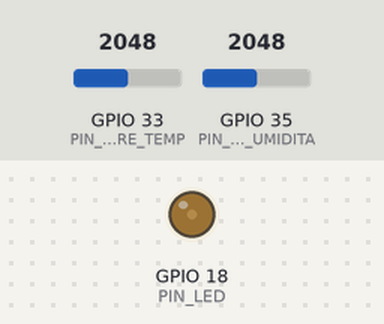
Simulated run of this sketch. Board: ESP32. Parts: output pins drawn as LEDs (lit = HIGH). The test bench sets the inputs (shaded band); at power-on: GPIO 35 (PIN_SENSORE_UMIDITA) = 2048, GPIO 33 (PIN_SENSORE_TEMP) = 2048 (analog values on the 0–4095 scale). Nothing arrives over Bluetooth unless stated; what the sketch prints to the serial monitor is not drawn.

Above: at 1.2 s.
1.3 s: GPIO 35 (PIN_SENSORE_UMIDITA) set to 1228
4.3 s: GPIO 35 (PIN_SENSORE_UMIDITA) set to 2866
7.3 s: GPIO 35 (PIN_SENSORE_UMIDITA) set to 3603
Timing chart, 0 to 11.0 s (numbered marks = the images above; inputs shaded):
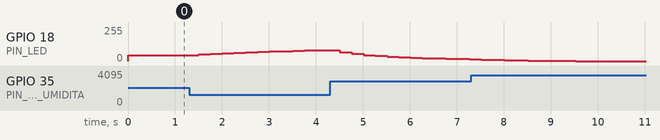

The sketch:

Cod_Finale_Arduino.ino
```cpp
#include <Arduino.h>
#include <math.h>
#include "BluetoothSerial.h"

BluetoothSerial SerialBT;

// =======================
// PIN E HARDWARE
// =======================
const int PIN_SENSORE_UMIDITA = 35; // ADC1
const int PIN_SENSORE_TEMP   = 33; // ADC1
const int PIN_LED            = 18;

// =======================
// PWM LED
// =======================
const int PWM_CHANNEL = 0;
const int PWM_FREQ    = 5000;
const int PWM_RES     = 8;
const float LED_GAIN  = 0.35f;

// =======================
// UMIDITÀ (CALIBRAZIONE)
// =======================
const int UMID_SECCO   = 3600;
const int UMID_BAGNATO = 1400;

// =======================
// INTERVALLO INVIO DATI (secondi)
// modificabile da Python via Bluetooth
// =======================
volatile int Xs = 1;

// =======================
// VARIABILI CONDIVISE
// =======================
volatile float temperatura_globale = NAN;
volatile int   umidita_globale     = 0;

// =======================
// TASK HANDLE
// =======================
TaskHandle_t TaskCore0;
TaskHandle_t TaskCore1;

// =======================
// CORE 0 – SENSORI + LED
// =======================
void aggiornaUmidita() {
    static float adc_filtrato = 0.0f;
    const float ALPHA = 0.15f;

    int adc = analogRead(PIN_SENSORE_UMIDITA);
    adc = constrain(adc, UMID_BAGNATO, UMID_SECCO);

    if (adc_filtrato == 0.0f)
        adc_filtrato = adc;
    else
        adc_filtrato = ALPHA * adc + (1.0f - ALPHA) * adc_filtrato;

    float percent = 100.0f * (UMID_SECCO - adc_filtrato) /
                    (UMID_SECCO - UMID_BAGNATO);

    percent = constrain(percent, 0.0f, 100.0f);
    umidita_globale = (int)(percent + 0.5f);

    // ----- LED PWM -----
    float percent_led = percent * percent / 100.0f;
    int pwm_val = (int)(255.0f * percent_led / 100.0f * LED_GAIN);
    pwm_val = constrain(pwm_val, 0, 255);
    ledcWrite(PWM_CHANNEL, pwm_val);

    Serial.printf(
        "[CORE0][UMID] ADC=%d | %%=%d | PWM=%d\n",
        adc, umidita_globale, pwm_val
    );
}

void aggiornaTemperatura() {
    int adc = analogRead(PIN_SENSORE_TEMP);

    if (adc < 5) {
        temperatura_globale = NAN;
        return;
    }

    double voltage = (double)adc / 4095.0 * 3.3;
    voltage = max(voltage, 0.01);

    double Rt = 10.0 * voltage / (3.3 - voltage);
    double tempK = 1.0 / ((1.0 / (273.15 + 25.0)) +
                    log(Rt / 10.0) / 3950.0);

    temperatura_globale = tempK - 273.15;

    Serial.printf(
        "[CORE0][TEMP] %.2f °C\n",
        temperatura_globale
    );
}

// =======================
// TASK CORE 0
// =======================
void TaskCore0code(void* pvParameters) {
    const TickType_t DELAY = 125 / portTICK_PERIOD_MS;
    bool leggiUmidita = true;

    for (;;) {
        if (leggiUmidita)
            aggiornaUmidita();
        else
            aggiornaTemperatura();

        leggiUmidita = !leggiUmidita;
        vTaskDelay(DELAY);
    }
}

// =======================
// TASK CORE 1 – BLUETOOTH
// =======================
void TaskCore1code(void* pvParameters) {
    unsigned long lastSend = 0;

    for (;;) {

        // ---- Ricezione comandi ----
        if (SerialBT.available()) {
            String cmd = SerialBT.readStringUntil('\n');
            cmd.trim();

            if (cmd.startsWith("SET_XS=")) {
                int nuovoXs = cmd.substring(7).toInt();
                if (nuovoXs > 0 && nuovoXs <= 60) {
                    Xs = nuovoXs;
                    SerialBT.println("OK;XS=" + String(Xs));
                }
            }
        }

        // ---- Invio dati ----
        if (millis() - lastSend >= (unsigned long)Xs * 1000) {
            lastSend = millis();

            SerialBT.print("DATA;");
            SerialBT.print("T=");
            if (isnan(temperatura_globale))
                SerialBT.print("null");
            else
                SerialBT.print(temperatura_globale, 2);

            SerialBT.print(";H=");
            SerialBT.println(umidita_globale);
        }

        vTaskDelay(20 / portTICK_PERIOD_MS);
    }
}

// =======================
// SETUP
// =======================
void setup() {
    Serial.begin(115200);

    SerialBT.begin("ESP32_TempHum");
    Serial.println("Bluetooth pronto");

    analogReadResolution(12);
    analogSetAttenuation(ADC_11db);

    ledcSetup(PWM_CHANNEL, PWM_FREQ, PWM_RES);
    ledcAttachPin(PIN_LED, PWM_CHANNEL);

    xTaskCreatePinnedToCore(
        TaskCore0code,
        "Sensori",
        4096,
        nullptr,
        1,
        &TaskCore0,
        0
    );

    xTaskCreatePinnedToCore(
        TaskCore1code,
        "Bluetooth",
        4096,
        nullptr,
        1,
        &TaskCore1,
        1
    );
}

void loop() {}
```

Measured:
- after the input at 1.3 s, GPIO 18 (PIN_LED): moves from 44/255 to 81/255 over 2.8 s, starting after 0.20 s
